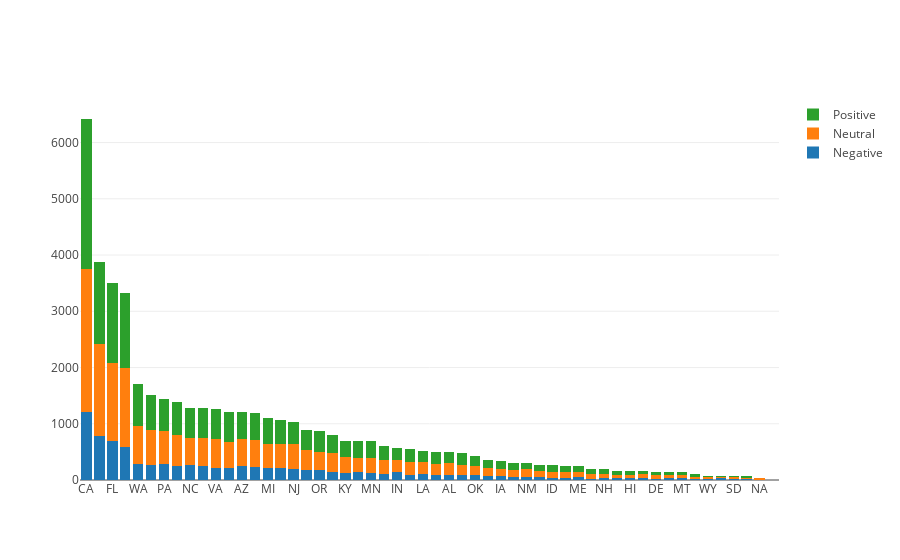

The cell this chart's notebook holds for it:
### Code cell
# plot the result of sentiment analysis
import numpy as np
from operator import add

df= tweets_all[['state','sentiment','name']].groupby(['state','sentiment']).agg('count').reset_index()

#find the sum of tweets
def sum(row):
    return row['negative_ct']+row['neutral_ct']+row['positive_ct']

df= tweets_all[['state','sentiment','name']].groupby(['state','sentiment']).agg('count').reset_index()
df_neg=df[df['sentiment']=='negative'].drop(['sentiment'],axis=1).rename(columns={"name": "negative_ct"}).set_index('state')
df_neut=df[df['sentiment']=='neutral'].drop(['sentiment'],axis=1).rename(columns={"name": "neutral_ct"}).set_index('state')
df_pos=df[df['sentiment']=='positive'].drop(['sentiment'],axis=1).rename(columns={"name": "positive_ct"}).set_index('state')
df=pd.merge(pd.merge(df_neg.reset_index(), df_neut.reset_index(), on='state'),df_pos.reset_index(), on='state')
df['sum_tweets']=df.apply(lambda row:sum(row),axis=1)
df=df.sort_values(by=['sum_tweets'],ascending=False)

states=df['state'].values
num_of_states=len(states)

ind=np.arange(num_of_states)
negative_ct=df['negative_ct'].values
neutral_ct=df['neutral_ct'].values
positive_ct=df['positive_ct'].values

trace1 = go.Bar(
    x=states,
    y=negative_ct,
    name='Negative'
)
trace2 = go.Bar(
    x=states,
    y=neutral_ct,
    name='Neutral'
)
trace3 = go.Bar(
    x=states,
    y=positive_ct,
    name='Positive'
)

data = [trace1,trace2,trace3]
layout = go.Layout(
    barmode='stack'
)

fig = go.Figure(data=data, layout=layout)
iplot(fig, filename='stacked-bar')

### Figure 1 — Plotly figure (JSON) as saved in the notebook; plotly's stock layout.template omitted (floating-point values rounded to 4 significant figures)
{"data": [{"name": "Negative", "type": "bar", "x": ["CA", "TX", "FL", "NY", "WA", "IL", "PA", "MA", "NC", "OH", "VA", "DC", "AZ", "GA", "MI", "CO", "NJ", "TN", "OR", "MD", "KY", "MO", "MN", "WI", "IN", "NV", "LA", "CT", "AL", "SC", "OK", "KS", "IA", "UT", "NM", "AR", "ID", "NE", "ME", "RI", "NH", "WV", "HI", "MS", "DE", "AK", "MT", "VT", "WY", "PR", "SD", "ND", "NA", "GU"], "y": [1211, 777, 700, 590, 292, 272, 277, 245, 258, 248, 222, 207, 246, 224, 218, 217, 195, 184, 180, 149, 130, 141, 133, 112, 136, 93, 111, 90, 83, 91, 95, 63, 68, 47, 46, 56, 41, 37, 47, 25, 29, 36, 32, 43, 23, 29, 28, 22, 11, 34, 12, 11, 7, 1]}, {"name": "Neutral", "type": "bar", "x": ["CA", "TX", "FL", "NY", "WA", "IL", "PA", "MA", "NC", "OH", "VA", "DC", "AZ", "GA", "MI", "CO", "NJ", "TN", "OR", "MD", "KY", "MO", "MN", "WI", "IN", "NV", "LA", "CT", "AL", "SC", "OK", "KS", "IA", "UT", "NM", "AR", "ID", "NE", "ME", "RI", "NH", "WV", "HI", "MS", "DE", "AK", "MT", "VT", "WY", "PR", "SD", "ND", "NA", "GU"], "y": [2534, 1642, 1382, 1395, 676, 621, 600, 564, 483, 499, 508, 473, 492, 487, 421, 431, 441, 351, 324, 325, 274, 258, 266, 249, 212, 222, 202, 193, 213, 183, 147, 148, 129, 123, 144, 104, 107, 107, 100, 81, 79, 52, 59, 62, 66, 52, 53, 28, 34, 16, 39, 29, 20, 2]}, {"name": "Positive", "type": "bar", "x": ["CA", "TX", "FL", "NY", "WA", "IL", "PA", "MA", "NC", "OH", "VA", "DC", "AZ", "GA", "MI", "CO", "NJ", "TN", "OR", "MD", "KY", "MO", "MN", "WI", "IN", "NV", "LA", "CT", "AL", "SC", "OK", "KS", "IA", "UT", "NM", "AR", "ID", "NE", "ME", "RI", "NH", "WV", "HI", "MS", "DE", "AK", "MT", "VT", "WY", "PR", "SD", "ND", "NA", "GU"], "y": [2674, 1451, 1418, 1347, 735, 615, 560, 572, 541, 534, 536, 531, 463, 482, 457, 416, 396, 360, 376, 325, 296, 296, 290, 251, 225, 243, 209, 223, 207, 210, 176, 148, 140, 132, 104, 113, 110, 113, 101, 85, 79, 74, 69, 52, 58, 61, 54, 52, 34, 28, 25, 33, 13, 2]}], "layout": {"barmode": "stack"}}
